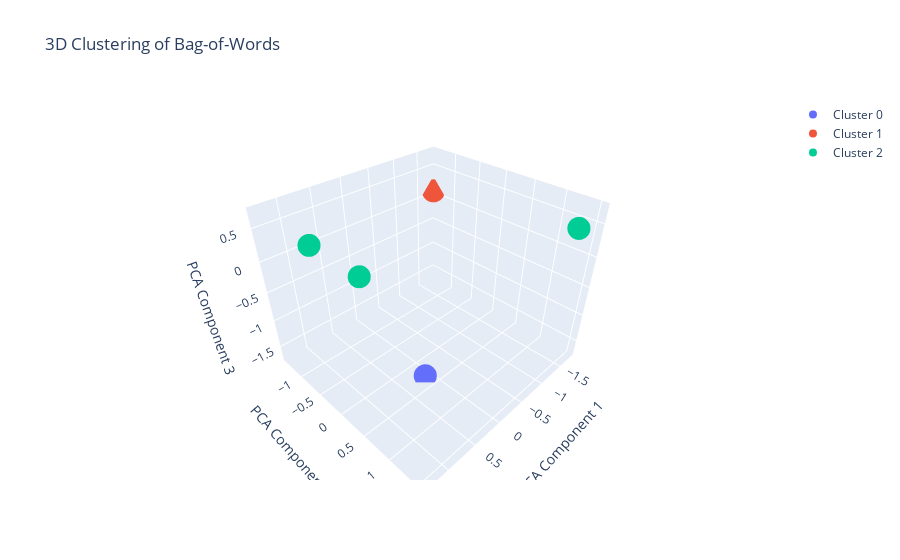

The notebook cell this image was saved under:
### Code cell
import numpy as np
import pandas as pd
from sklearn.feature_extraction.text import CountVectorizer
from sklearn.cluster import KMeans
from sklearn.decomposition import PCA
import plotly.express as px
import plotly.graph_objs as go

# Example corpus (Bag-of-Words model)
corpus = [
    "This is the first document.",
    "This document is the second document.",
    "And this is the third one.",
    "Is this the first document?",
    "The cat is playing in the garden.",
    "Dogs are barking in the street."
]

# Step 1: Convert corpus to Bag-of-Words representation
vectorizer = CountVectorizer()
X = vectorizer.fit_transform(corpus).toarray()

# Step 2: Perform KMeans clustering (you can change n_clusters as needed)
kmeans = KMeans(n_clusters=3, random_state=42)
kmeans.fit(X)
labels = kmeans.labels_

# Step 3: Dimensionality reduction using PCA to reduce BoW features to 3D
pca = PCA(n_components=3)
X_pca = pca.fit_transform(X)

# Step 4: Interactive 3D scatter plot using Plotly
fig = go.Figure()

# Adding each cluster to the plot
for cluster in np.unique(labels):
    cluster_points = X_pca[labels == cluster]
    fig.add_trace(go.Scatter3d(
        x=cluster_points[:, 0],
        y=cluster_points[:, 1],
        z=cluster_points[:, 2],
        mode='markers',
        marker=dict(size=8),
        name=f"Cluster {cluster}",
        text=[corpus[i] for i in np.where(labels == cluster)[0]]  # Text shown on hover
    ))

# Customize plot layout
fig.update_layout(
    title="3D Clustering of Bag-of-Words",
    scene=dict(
        xaxis_title='PCA Component 1',
        yaxis_title='PCA Component 2',
        zaxis_title='PCA Component 3'
    ),
    showlegend=True
)

# Show plot
fig.show()

### Figure 1 — Plotly figure (JSON) as saved in the notebook; plotly's stock layout.template omitted (floating-point values rounded to 4 significant figures)
{"data": [{"marker": {"size": 8}, "mode": "markers", "name": "Cluster 0", "text": ["And this is the third one."], "type": "scatter3d", "x": [0.1478], "y": [0.339], "z": [-1.709]}, {"marker": {"size": 8}, "mode": "markers", "name": "Cluster 1", "text": ["Dogs are barking in the street."], "type": "scatter3d", "x": [-1.777], "y": [-1.404], "z": [0.07883]}, {"marker": {"size": 8}, "mode": "markers", "name": "Cluster 2", "text": ["This is the first document.", "This document is the second document.", "Is this the first document?", "The cat is playing in the garden."], "type": "scatter3d", "x": [0.828, 1.316, 0.828, -1.343], "y": [-0.09007, -0.2726, -0.09007, 1.518], "z": [0.1575, 0.7139, 0.1575, 0.6016]}], "layout": {"scene": {"xaxis": {"title": {"text": "PCA Component 1"}}, "yaxis": {"title": {"text": "PCA Component 2"}}, "zaxis": {"title": {"text": "PCA Component 3"}}}, "showlegend": true, "title": {"text": "3D Clustering of Bag-of-Words"}}}
